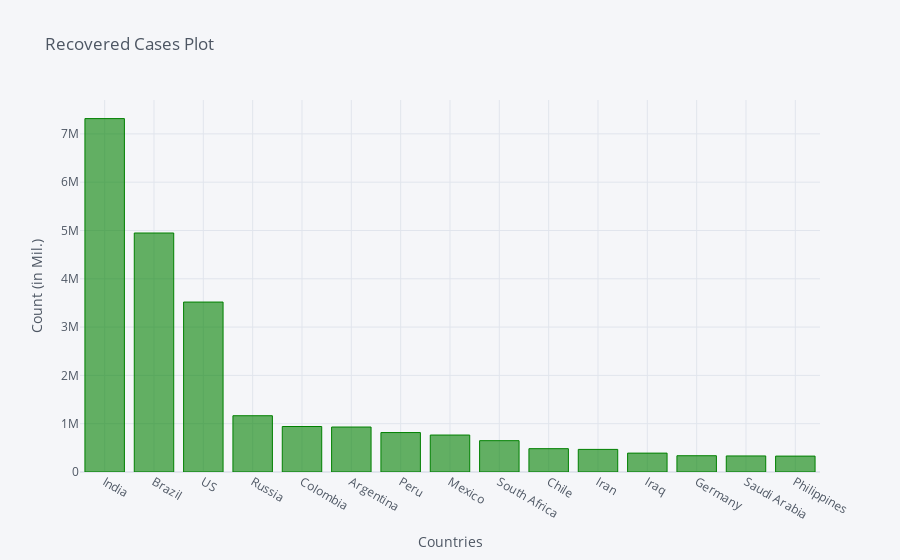

Notebook source saved alongside this figure:
### Code cell
recovered_df2_plot.iplot(kind='bar', x='Country/Region', y='10/28/20',color='green',
                         title='Recovered Cases Plot',xTitle='Countries',yTitle='Count (in Mil.)')

### Figure 1 — Plotly figure (JSON) as saved in the notebook; plotly's stock layout.template omitted (floating-point values rounded to 4 significant figures)
{"data": [{"marker": {"color": "rgba(0, 128, 0, 0.6)", "line": {"color": "rgba(0, 128, 0, 1.0)", "width": 1}}, "name": "10/28/20", "orientation": "v", "text": "", "type": "bar", "x": ["India", "Brazil", "US", "Russia", "Colombia", "Argentina", "Peru", "Mexico", "South Africa", "Chile", "Iran", "Iraq", "Germany", "Saudi Arabia", "Philippines"], "y": [7315989, 4947777, 3518140, 1164915, 941874, 931147, 816688, 765128, 648654, 482906, 467917, 391010, 336764, 332550, 329111]}], "layout": {"legend": {"bgcolor": "#F5F6F9", "font": {"color": "#4D5663"}}, "paper_bgcolor": "#F5F6F9", "plot_bgcolor": "#F5F6F9", "title": {"font": {"color": "#4D5663"}, "text": "Recovered Cases Plot"}, "xaxis": {"gridcolor": "#E1E5ED", "showgrid": true, "tickfont": {"color": "#4D5663"}, "title": {"font": {"color": "#4D5663"}, "text": "Countries"}, "zerolinecolor": "#E1E5ED"}, "yaxis": {"gridcolor": "#E1E5ED", "showgrid": true, "tickfont": {"color": "#4D5663"}, "title": {"font": {"color": "#4D5663"}, "text": "Count (in Mil.)"}, "zerolinecolor": "#E1E5ED"}}}
